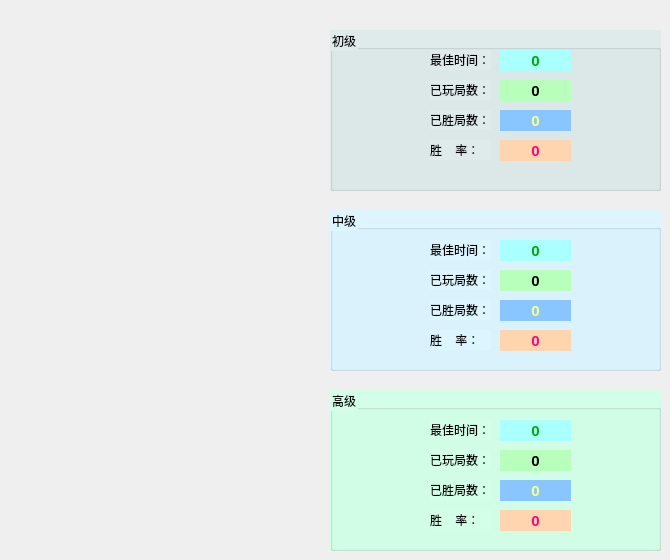
       <widget class="QWidget" name="history">
        <attribute name="title">
         <string>历史记录</string>
        </attribute>
        <widget class="QGroupBox" name="groupBox_easy">
         <property name="geometry">
          <rect>
           <x>330</x>
           <y>30</y>
           <width>331</width>
           <height>161</height>
          </rect>
         </property>
         <property name="font">
          <font>
           <pointsize>9</pointsize>
          </font>
         </property>
         <property name="styleSheet">
          <string notr="true">background-color: rgb(223, 234, 235);</string>
         </property>
         <property name="title">
          <string>初级</string>
         </property>
         <widget class="QLabel" name="label">
          <property name="geometry">
           <rect>
            <x>100</x>
            <y>20</y>
            <width>61</width>
            <height>20</height>
           </rect>
          </property>
          <property name="text">
           <string>最佳时间：</string>
          </property>
         </widget>
         <widget class="QLabel" name="label_easyBestTime">
          <property name="geometry">
           <rect>
            <x>170</x>
            <y>20</y>
            <width>71</width>
            <height>21</height>
           </rect>
          </property>
          <property name="font">
           <font>
            <pointsize>11</pointsize>
            <weight>75</weight>
            <bold>true</bold>
           </font>
          </property>
          <property name="styleSheet">
           <string notr="true">background-color: rgb(170, 255, 255);
color: rgb(0, 170, 0);</string>
          </property>
          <property name="text">
           <string>0</string>
          </property>
          <property name="alignment">
           <set>Qt::AlignCenter</set>
          </property>
         </widget>
         <widget class="QLabel" name="label_easySum">
          <property name="geometry">
           <rect>
            <x>170</x>
            <y>50</y>
            <width>71</width>
            <height>21</height>
           </rect>
          </property>
          <property name="font">
           <font>
            <pointsize>11</pointsize>
            <weight>75</weight>
            <italic>false</italic>
            <bold>true</bold>
           </font>
          </property>
          <property name="styleSheet">
           <string notr="true">background-color: rgb(184, 255, 187);</string>
          </property>
          <property name="text">
           <string>0</string>
          </property>
          <property name="alignment">
           <set>Qt::AlignCenter</set>
          </property>
         </widget>
         <widget class="QLabel" name="label_4">
          <property name="geometry">
           <rect>
            <x>100</x>
            <y>50</y>
            <width>61</width>
            <height>20</height>
           </rect>
          </property>
          <property name="text">
           <string>已玩局数：</string>
          </property>
         </widget>
         <widget class="QLabel" name="label_easySuccess">
          <property name="geometry">
           <rect>
            <x>170</x>
            <y>80</y>
            <width>71</width>
            <height>21</height>
           </rect>
          </property>
          <property name="font">
           <font>
            <pointsize>11</pointsize>
            <weight>75</weight>
            <italic>false</italic>
            <bold>true</bold>
           </font>
          </property>
          <property name="styleSheet">
           <string notr="true">background-color: rgb(137, 198, 255);
color: rgb(255, 255, 127);</string>
          </property>
          <property name="text">
           <string>0</string>
          </property>
          <property name="alignment">
           <set>Qt::AlignCenter</set>
          </property>
         </widget>
         <widget class="QLabel" name="label_6">
          <property name="geometry">
           <rect>
            <x>100</x>
            <y>80</y>
            <width>61</width>
            <height>20</height>
           </rect>
          </property>
          <property name="text">
           <string>已胜局数：</string>
          </property>
         </widget>
         <widget class="QLabel" name="label_7">
          <property name="geometry">
           <rect>
            <x>100</x>
            <y>110</y>
            <width>61</width>
            <height>20</height>
           </rect>
          </property>
          <property name="text">
           <string>胜    率：</string>
          </property>
         </widget>
         <widget class="QLabel" name="label_easyRate">
          <property name="geometry">
           <rect>
            <x>170</x>
            <y>110</y>
            <width>71</width>
            <height>21</height>
           </rect>
          </property>
          <property name="font">
           <font>
            <pointsize>11</pointsize>
            <weight>75</weight>
            <italic>false</italic>
            <bold>true</bold>
           </font>
          </property>
          <property name="styleSheet">
           <string notr="true">background-color: rgb(255, 213, 176);
color: rgb(255, 0, 127);</string>
          </property>
          <property name="text">
           <string>0</string>
          </property>
          <property name="alignment">
           <set>Qt::AlignCenter</set>
          </property>
         </widget>
        </widget>
        <widget class="QGroupBox" name="groupBox_mid">
         <property name="geometry">
          <rect>
           <x>330</x>
           <y>210</y>
           <width>331</width>
           <height>161</height>
          </rect>
         </property>
         <property name="styleSheet">
          <string notr="true">background-color: rgb(221, 245, 255);</string>
         </property>
         <property name="title">
          <string>中级</string>
         </property>
         <widget class="QLabel" name="label_midRate">
          <property name="geometry">
           <rect>
            <x>170</x>
            <y>120</y>
            <width>71</width>
            <height>21</height>
           </rect>
          </property>
          <property name="font">
           <font>
            <pointsize>11</pointsize>
            <weight>75</weight>
            <italic>false</italic>
            <bold>true</bold>
           </font>
          </property>
          <property name="styleSheet">
           <string notr="true">background-color: rgb(255, 213, 176);
color: rgb(255, 0, 127);</string>
          </property>
          <property name="text">
           <string>0</string>
          </property>
          <property name="alignment">
           <set>Qt::AlignCenter</set>
          </property>
         </widget>
         <widget class="QLabel" name="label_midSum">
          <property name="geometry">
           <rect>
            <x>170</x>
            <y>60</y>
            <width>71</width>
            <height>21</height>
           </rect>
          </property>
          <property name="font">
           <font>
            <pointsize>11</pointsize>
            <weight>75</weight>
            <italic>false</italic>
            <bold>true</bold>
           </font>
          </property>
          <property name="styleSheet">
           <string notr="true">background-color: rgb(184, 255, 187);</string>
          </property>
          <property name="text">
           <string>0</string>
          </property>
          <property name="alignment">
           <set>Qt::AlignCenter</set>
          </property>
         </widget>
         <widget class="QLabel" name="label_midBestTime">
          <property name="geometry">
           <rect>
            <x>170</x>
            <y>30</y>
            <width>71</width>
            <height>21</height>
           </rect>
          </property>
          <property name="font">
           <font>
            <pointsize>11</pointsize>
            <weight>75</weight>
            <italic>false</italic>
            <bold>true</bold>
           </font>
          </property>
          <property name="styleSheet">
           <string notr="true">background-color: rgb(170, 255, 255);
color: rgb(0, 170, 0);</string>
          </property>
          <property name="text">
           <string>0</string>
          </property>
          <property name="alignment">
           <set>Qt::AlignCenter</set>
          </property>
         </widget>
         <widget class="QLabel" name="label_12">
          <property name="geometry">
           <rect>
            <x>100</x>
            <y>90</y>
            <width>61</width>
            <height>20</height>
           </rect>
          </property>
          <property name="text">
           <string>已胜局数：</string>
          </property>
         </widget>
         <widget class="QLabel" name="label_13">
          <property name="geometry">
           <rect>
            <x>100</x>
            <y>120</y>
            <width>61</width>
            <height>20</height>
           </rect>
          </property>
          <property name="text">
           <string>胜    率：</string>
          </property>
         </widget>
         <widget class="QLabel" name="label_14">
          <property name="geometry">
           <rect>
            <x>100</x>
            <y>30</y>
            <width>61</width>
            <height>20</height>
           </rect>
          </property>
          <property name="text">
           <string>最佳时间：</string>
          </property>
         </widget>
         <widget class="QLabel" name="label_midSuccess">
          <property name="geometry">
           <rect>
            <x>170</x>
            <y>90</y>
            <width>71</width>
            <height>21</height>
           </rect>
          </property>
          <property name="font">
           <font>
            <pointsize>11</pointsize>
            <weight>75</weight>
            <italic>false</italic>
            <bold>true</bold>
           </font>
          </property>
          <property name="styleSheet">
           <string notr="true">background-color: rgb(137, 198, 255);
color: rgb(255, 255, 127);</string>
          </property>
          <property name="text">
           <string>0</string>
          </property>
          <property name="alignment">
           <set>Qt::AlignCenter</set>
          </property>
         </widget>
         <widget class="QLabel" name="label_16">
          <property name="geometry">
           <rect>
            <x>100</x>
            <y>60</y>
            <width>61</width>
            <height>20</height>
           </rect>
          </property>
          <property name="text">
           <string>已玩局数：</string>
          </property>
         </widget>
        </widget>
        <widget class="QGroupBox" name="groupBox_hard">
         <property name="geometry">
          <rect>
           <x>330</x>
           <y>390</y>
           <width>331</width>
           <height>161</height>
          </rect>
         </property>
         <property name="styleSheet">
          <string notr="true">background-color: rgb(211, 255, 232);</string>
         </property>
         <property name="title">
          <string>高级</string>
         </property>
         <widget class="QLabel" name="label_hardRate">
          <property name="geometry">
           <rect>
            <x>170</x>
            <y>120</y>
            <width>71</width>
            <height>21</height>
           </rect>
          </property>
          <property name="font">
           <font>
            <pointsize>11</pointsize>
            <weight>75</weight>
            <italic>false</italic>
            <bold>true</bold>
           </font>
          </property>
          <property name="styleSheet">
           <string notr="true">background-color: rgb(255, 213, 176);
color: rgb(255, 0, 127);</string>
          </property>
          <property name="text">
           <string>0</string>
          </property>
          <property name="alignment">
           <set>Qt::AlignCenter</set>
          </property>
         </widget>
         <widget class="QLabel" name="label_hardSum">
          <property name="geometry">
           <rect>
            <x>170</x>
            <y>60</y>
            <width>71</width>
            <height>21</height>
           </rect>
          </property>
          <property name="font">
           <font>
            <pointsize>11</pointsize>
            <weight>75</weight>
            <italic>false</italic>
            <bold>true</bold>
           </font>
          </property>
          <property name="styleSheet">
           <string notr="true">background-color: rgb(184, 255, 187);</string>
          </property>
          <property name="text">
           <string>0</string>
          </property>
          <property name="alignment">
           <set>Qt::AlignCenter</set>
          </property>
         </widget>
         <widget class="QLabel" name="label_hardBestTime">
          <property name="geometry">
           <rect>
            <x>170</x>
            <y>30</y>
            <width>71</width>
            <height>21</height>
           </rect>
          </property>
          <property name="font">
           <font>
            <pointsize>11</pointsize>
            <weight>75</weight>
            <italic>false</italic>
            <bold>true</bold>
           </font>
          </property>
          <property name="styleSheet">
           <string notr="true">background-color: rgb(170, 255, 255);
color: rgb(0, 170, 0);</string>
          </property>
          <property name="text">
           <string>0</string>
          </property>
          <property name="alignment">
           <set>Qt::AlignCenter</set>
          </property>
         </widget>
         <widget class="QLabel" name="label_20">
          <property name="geometry">
           <rect>
            <x>100</x>
            <y>90</y>
            <width>61</width>
            <height>20</height>
           </rect>
          </property>
          <property name="text">
           <string>已胜局数：</string>
          </property>
         </widget>
         <widget class="QLabel" name="label_21">
          <property name="geometry">
           <rect>
            <x>100</x>
            <y>120</y>
            <width>61</width>
            <height>20</height>
           </rect>
          </property>
          <property name="text">
           <string>胜    率：</string>
          </property>
         </widget>
         <widget class="QLabel" name="label_22">
          <property name="geometry">
           <rect>
            <x>100</x>
            <y>30</y>
            <width>61</width>
            <height>20</height>
           </rect>
          </property>
          <property name="text">
           <string>最佳时间：</string>
          </property>
         </widget>
         <widget class="QLabel" name="label_hardSuccess">
          <property name="geometry">
           <rect>
            <x>170</x>
            <y>90</y>
            <width>71</width>
            <height>21</height>
           </rect>
          </property>
          <property name="font">
           <font>
            <pointsize>11</pointsize>
            <weight>75</weight>
            <italic>false</italic>
            <bold>true</bold>
           </font>
          </property>
          <property name="styleSheet">
           <string notr="true">background-color: rgb(137, 198, 255);
color: rgb(255, 255, 127);</string>
          </property>
          <property name="text">
           <string>0</string>
          </property>
          <property name="alignment">
           <set>Qt::AlignCenter</set>
          </property>
         </widget>
         <widget class="QLabel" name="label_24">
          <property name="geometry">
           <rect>
            <x>100</x>
            <y>60</y>
            <width>61</width>
            <height>20</height>
           </rect>
          </property>
          <property name="text">
           <string>已玩局数：</string>
          </property>
         </widget>
        </widget>
       </widget>
